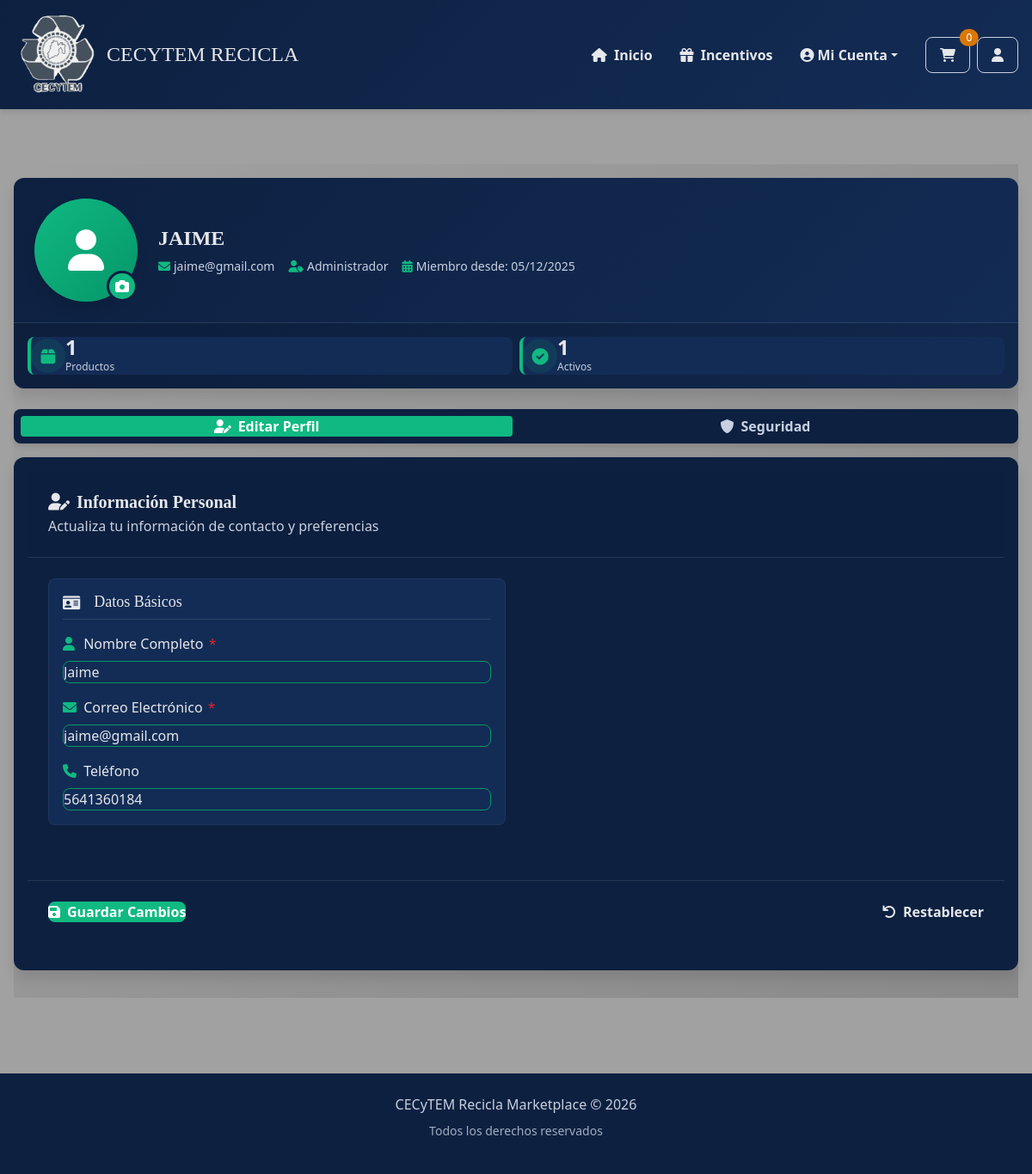
The app's page /perfil/ (signed in) with its own data.
### applications/MarketPlace/models.py (models this page shows, shortened)
class Usuario(models.Model):
    ROLES = [
        ('comprador', 'Comprador'),
        ('vendedor', 'Vendedor'),
        ('admin', 'Administrador'),
    ]
    id_usuario = models.AutoField(primary_key=True)
    nombre = models.CharField(max_length=50, blank=True, null=True)
    apellido_paterno = models.CharField(max_length=50, blank=True, null=True)
    apellido_materno = models.CharField(max_length=50, blank=True, null=True)
    rol = models.CharField(max_length=10, choices=ROLES, null=False)
    fecha_registro = models.DateTimeField(auto_now_add=True)
    estado = models.CharField(max_length=100, blank=True, null=True)
    telefono = models.CharField(max_length=15, blank=True, null=True)
    password = models.CharField(max_length=200, null=False)
    correo = models.EmailField(max_length=80)
    class Meta:
        verbose_name = 'Usuario'
        verbose_name_plural = 'Usuarios'
        ordering = ['-fecha_registro']  # Más recientes primero
        indexes = [
            models.Index(fields=['rol']),
            models.Index(fields=['fecha_registro']),
        ]

### applications/MarketPlace/views.py (the view, shortened to what this page needs)
# urls.py: path('perfil/', PerfilUpdateView.as_view(), name='perfil'),
@method_decorator(login_requerido, name='dispatch')
class PerfilUpdateView(UpdateView):
    model = Usuario
    form_class = UsuarioForm
    template_name = 'MarketPlace/perfil.html'
    success_url = reverse_lazy('perfil')
    def get_object(self, queryset=None):
        usuario_id = self.request.session.get('usuario_id')
        return get_object_or_404(Usuario, id_usuario=usuario_id)
    def get_form(self, form_class=None):
        form = super().get_form(form_class)
        if 'rol' in form.fields:
            form.fields['rol'].widget = forms.HiddenInput()
        if 'password' in form.fields:
            form.fields['password'].help_text = 'Dejar en blanco para no cambiar la contraseña'
            form.fields['password'].required = False
        return form
    def get_context_data(self, **kwargs):
        context = super().get_context_data(**kwargs)
        usuario = self.get_object()
        productos_count = Producto.objects.filter(id_usuario=usuario).count()
        productos_activos = Producto.objects.filter(
            id_usuario=usuario,
            estado='disponible'
        ).count()
        context.update({
            'productos_count': productos_count,
            'productos_activos': productos_activos,
            'usuario_info': usuario,
        })
        return context

### applications/MarketPlace/forms.py
class UsuarioForm(forms.ModelForm):
    class Meta:
        model=Usuario
        fields=('__all__')

### applications/MarketPlace/utils.py (called while the page is built)
def login_requerido(view_func):
    def wrapper(request, *args, **kwargs):
        if not request.session.get("usuario_id"):
            return redirect("login")
        return view_func(request, *args, **kwargs)
    return wrapper

### Templates/Marketplace/perfil.html (shortened to what this page needs)
{% extends './navegación.html' %}
{% block pag %}
<div class="profile-container">
    <div class="profile-header">
        <div class="profile-header-content">
            <div class="profile-avatar">
                <div class="avatar-circle">
                    <i class="fas fa-user"></i>
                </div>
                <button type="button" class="btn-avatar-edit" id="avatarEditBtn">
                    <i class="fas fa-camera"></i>
                </button>
            </div>
            <div class="profile-info">
                <h1 class="profile-name">{{ usuario_info.nombre }}</h1>
                <div class="profile-meta">
                    <span class="profile-email">
                        <i class="fas fa-envelope"></i> {{ usuario_info.correo }}
                    </span>
                    <span class="profile-role">
                        <i class="fas fa-user-tag"></i> {{ usuario_info.get_rol_display }}
                    </span>
                    <span class="profile-joined">
                        <i class="fas fa-calendar-alt"></i> Miembro desde: {{ usuario_info.fecha_registro|date:"d/m/Y" }}
                    </span>
                </div>
            </div>
        </div>
        <div class="profile-stats">
            <div class="stat-card">
                <div class="stat-icon">
                    <i class="fas fa-box"></i>
                </div>
                <div class="stat-content">
                    <span class="stat-value">{{ productos_count }}</span>
                    <span class="stat-label">Productos</span>
                </div>
            </div>
            <div class="stat-card">
                <div class="stat-icon">
                    <i class="fas fa-check-circle"></i>
                </div>
                <div class="stat-content">
                    <span class="stat-value">{{ productos_activos }}</span>
                    <span class="stat-label">Activos</span>
                </div>
            </div>
        </div>
    </div>
    <div class="profile-content">
        <div class="profile-tabs">
            <button class="tab-btn active" data-tab="edit">
                <i class="fas fa-user-edit me-2"></i> Editar Perfil
            </button>
            <button class="tab-btn" data-tab="security">
                <i class="fas fa-shield-alt me-2"></i> Seguridad
            </button>
        </div>
        <div class="tab-content">
            <div class="tab-pane active" id="editTab">
                <div class="card profile-form-card">
                    <div class="card-header">
                        <h3 class="form-title">
                            <i class="fas fa-user-edit me-2"></i> Información Personal
                        </h3>
                        <p class="form-subtitle">Actualiza tu información de contacto y preferencias</p>
                    </div>
                    <form method="post" class="profile-form" enctype="multipart/form-data">
                        <div class="form-grid">
                            <div class="form-section">
                                <h4 class="section-title">
                                    <i class="fas fa-id-card me-2"></i> Datos Básicos
                                </h4>
                                <div class="form-group">
                                    <label for="{{ form.nombre.id_for_label }}" class="form-label">
                                        <i class="fas fa-user me-1"></i> Nombre Completo
                                        <span class="required-mark">*</span>
                                    </label>
                                    {{ form.nombre }}
                                </div>
                                <div class="form-group">
                                    <label for="{{ form.correo.id_for_label }}" class="form-label">
                                        <i class="fas fa-envelope me-1"></i> Correo Electrónico
                                        <span class="required-mark">*</span>
                                    </label>
                                    {{ form.correo }}
                                </div>
                                <div class="form-group">
                                    <label for="{{ form.telefono.id_for_label }}" class="form-label">
                                        <i class="fas fa-phone me-1"></i> Teléfono
                                    </label>
                                    {{ form.telefono }}
                                </div>
                            </div>
                        </div>
                        <div class="form-actions">
                            <button type="submit" class="btn btn-primary save-btn">
                                <i class="fas fa-save me-2"></i> Guardar Cambios
                            </button>
                            <button type="reset" class="btn btn-secondary reset-btn">
                                <i class="fas fa-undo me-2"></i> Restablecer
                            </button>
                        </div>
                    </form>
                </div>
            </div>
        </div>
    </div>
</div>
{% endblock %}

### records on screen
Usuario: nombre "JAIME", correo "jaime@gmail.com", rol "Administrador", fecha_registro "05/12/2025", nombre "Jaime", telefono "5641360184"

### other values on screen
{{ productos_count }} "1"
{{ productos_activos }} "1"
